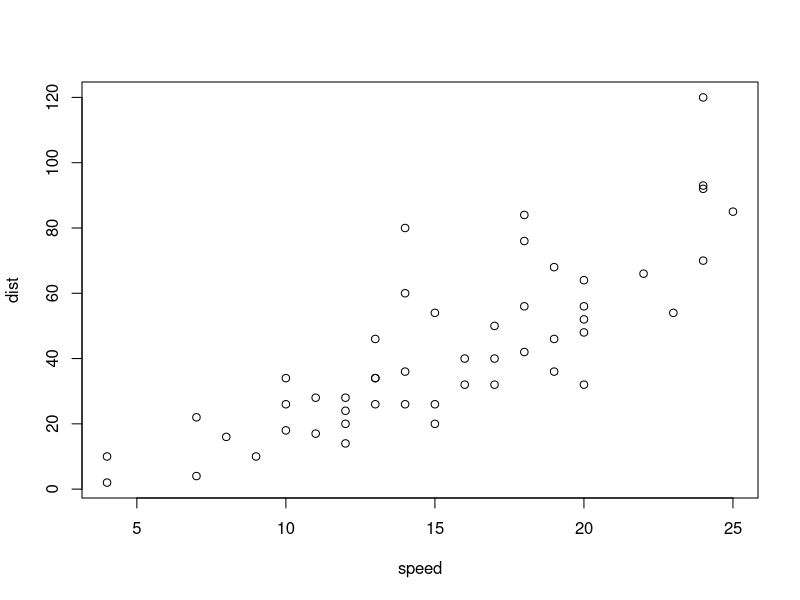
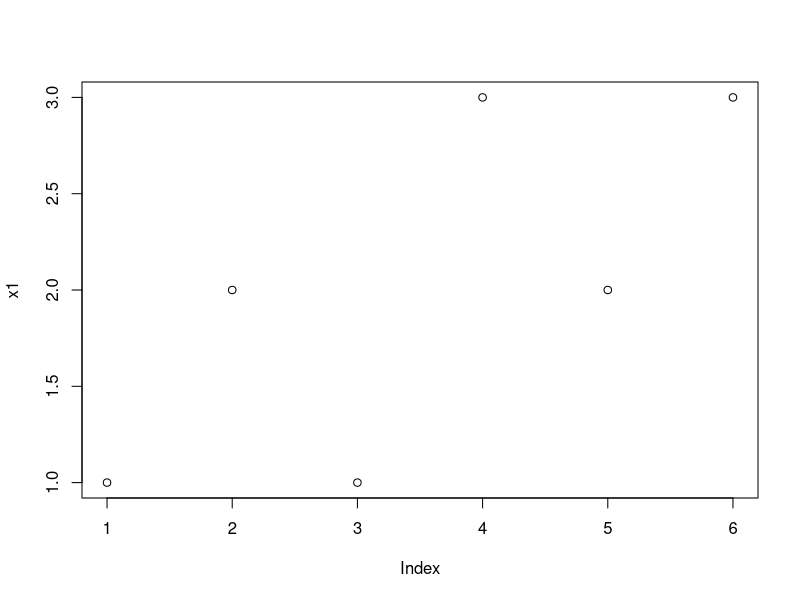

These charts were generated, in order, by the following R code:
## ---- chunk 1
plot(cars)
## ---- chunk 2
x1=c(c(1,2),c(1,3),c(2,3))
plot(x1)
